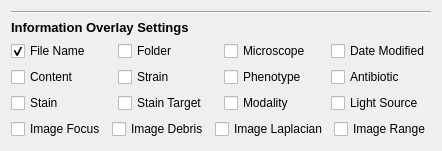
      <widget class="QWidget" name="tab_15">
       <attribute name="title">
        <string>Overlay</string>
       </attribute>
       <layout class="QVBoxLayout" name="verticalLayout_22">
        <item>
         <widget class="Line" name="line_27">
          <property name="orientation">
           <enum>Qt::Horizontal</enum>
          </property>
         </widget>
        </item>
        <item>
         <widget class="QLabel" name="label_73">
          <property name="font">
           <font>
            <pointsize>10</pointsize>
            <weight>75</weight>
            <bold>true</bold>
           </font>
          </property>
          <property name="text">
           <string>Information Overlay Settings</string>
          </property>
         </widget>
        </item>
        <item>
         <layout class="QGridLayout" name="gridLayout_28">
          <item row="0" column="0">
           <widget class="QCheckBox" name="overlay_filename">
            <property name="text">
             <string>File Name</string>
            </property>
            <property name="checked">
             <bool>true</bool>
            </property>
           </widget>
          </item>
          <item row="0" column="1">
           <widget class="QCheckBox" name="overlay_folder">
            <property name="text">
             <string>Folder</string>
            </property>
           </widget>
          </item>
          <item row="2" column="4">
           <widget class="QCheckBox" name="overlay_antibiotic">
            <property name="text">
             <string>Antibiotic</string>
            </property>
           </widget>
          </item>
          <item row="2" column="3">
           <widget class="QCheckBox" name="overlay_phenotype">
            <property name="text">
             <string>Phenotype</string>
            </property>
           </widget>
          </item>
          <item row="2" column="1">
           <widget class="QCheckBox" name="overlay_strain">
            <property name="text">
             <string>Strain</string>
            </property>
           </widget>
          </item>
          <item row="2" column="0">
           <widget class="QCheckBox" name="overlay_content">
            <property name="text">
             <string>Content</string>
            </property>
           </widget>
          </item>
          <item row="0" column="3">
           <widget class="QCheckBox" name="overlay_microscope">
            <property name="text">
             <string>Microscope</string>
            </property>
           </widget>
          </item>
          <item row="0" column="4">
           <widget class="QCheckBox" name="overlay_datemodified">
            <property name="text">
             <string>Date Modified</string>
            </property>
           </widget>
          </item>
         </layout>
        </item>
        <item>
         <layout class="QGridLayout" name="gridLayout_29">
          <item row="0" column="3">
           <widget class="QCheckBox" name="overlay_lightsource">
            <property name="text">
             <string>Light Source</string>
            </property>
           </widget>
          </item>
          <item row="0" column="1">
           <widget class="QCheckBox" name="overlay_staintarget">
            <property name="text">
             <string>Stain Target</string>
            </property>
           </widget>
          </item>
          <item row="0" column="2">
           <widget class="QCheckBox" name="overlay_modality">
            <property name="text">
             <string>Modality</string>
            </property>
           </widget>
          </item>
          <item row="0" column="0">
           <widget class="QCheckBox" name="overlay_stain">
            <property name="text">
             <string>Stain</string>
            </property>
           </widget>
          </item>
         </layout>
        </item>
        <item>
         <layout class="QGridLayout" name="gridLayout_30">
          <item row="0" column="0">
           <widget class="QCheckBox" name="overlay_focus">
            <property name="text">
             <string>Image Focus</string>
            </property>
           </widget>
          </item>
          <item row="0" column="2">
           <widget class="QCheckBox" name="overlay_laplacian">
            <property name="text">
             <string>Image Laplacian</string>
            </property>
           </widget>
          </item>
          <item row="0" column="1">
           <widget class="QCheckBox" name="overlay_debris">
            <property name="text">
             <string>Image Debris</string>
            </property>
           </widget>
          </item>
          <item row="0" column="3">
           <widget class="QCheckBox" name="overlay_range">
            <property name="text">
             <string>Image Range</string>
            </property>
           </widget>
          </item>
         </layout>
        </item>
        <item>
         <spacer name="verticalSpacer_30">
          <property name="orientation">
           <enum>Qt::Vertical</enum>
          </property>
          <property name="sizeType">
           <enum>QSizePolicy::Minimum</enum>
          </property>
          <property name="sizeHint" stdset="0">
           <size>
            <width>20</width>
            <height>1</height>
           </size>
          </property>
         </spacer>
        </item>
       </layout>
      </widget>
